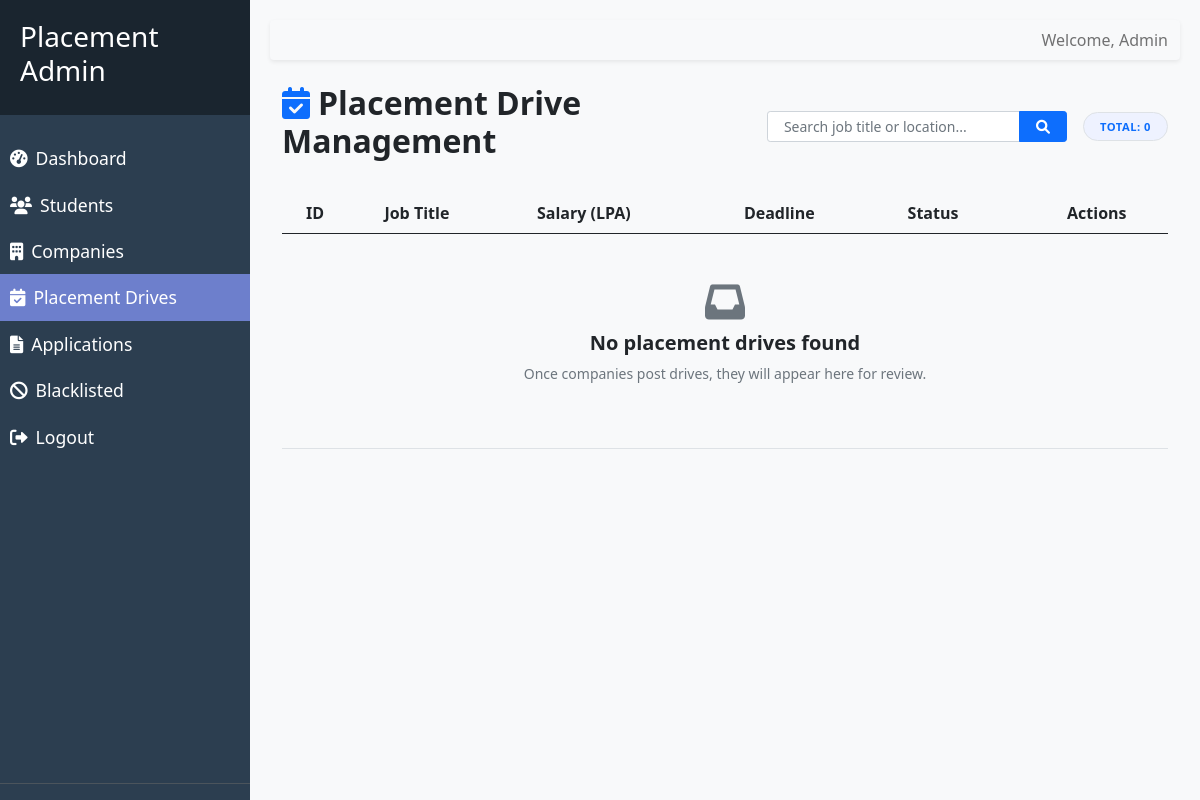
The page /admin/drives (signed in) on the database as committed earlier.
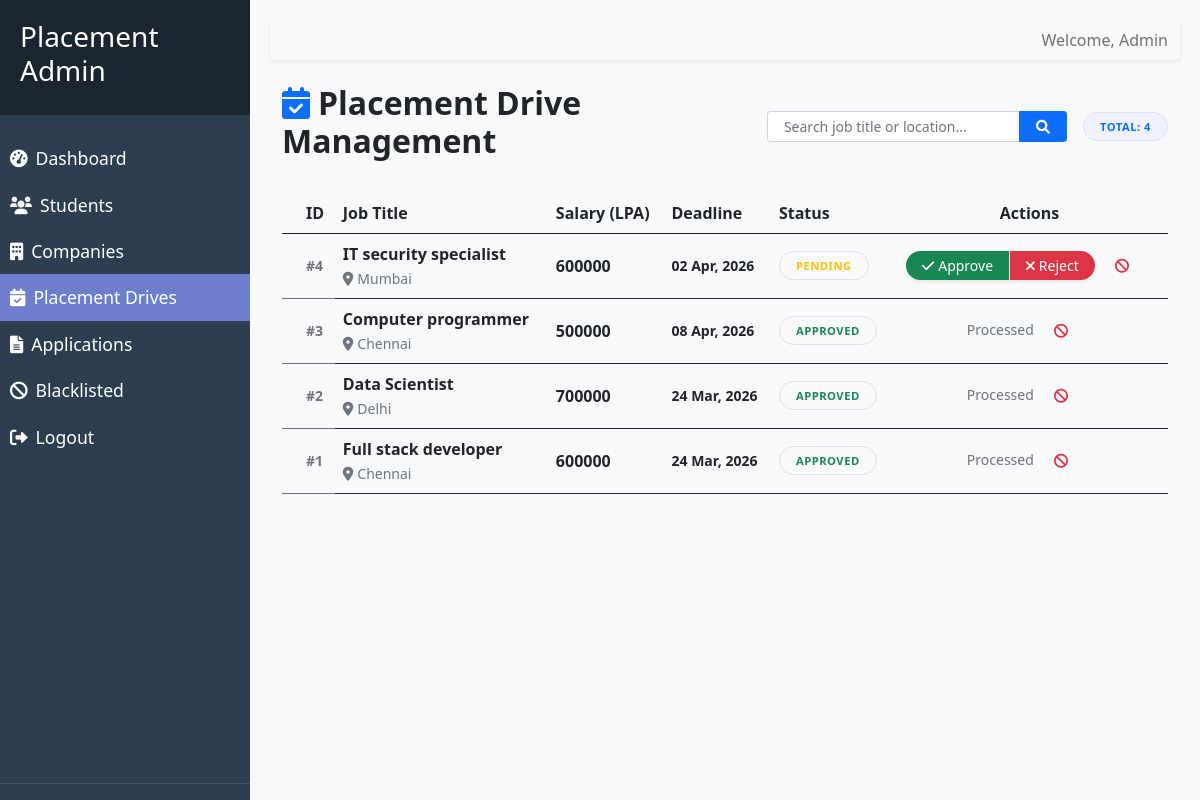
The same page on the database as committed later.
### models/placement_drive.py (models this page shows, shortened)
class PlacementDrive(db.Model):
    __tablename__ = "placement_drives"
    id = db.Column(db.Integer, primary_key=True)
    company_id = db.Column(db.Integer, db.ForeignKey("company_profiles.id"), nullable=False)
    company = db.relationship("CompanyProfile")
    job_title = db.Column(db.String(200), nullable=False)
    job_description = db.Column(db.Text, nullable=False)
    eligibility_criteria = db.Column(db.String(500), nullable=False)
    job_location = db.Column(db.String(100), nullable=False)
    package_amount = db.Column(db.String(50), nullable=False)
    application_deadline = db.Column(db.DateTime, nullable=False)
    approval_status = db.Column(
        db.Enum(DriveStatus),
        nullable=False,
        default=DriveStatus.PENDING
    )
    created_at = db.Column(db.DateTime, nullable=False, default=datetime.utcnow)
    approved_at = db.Column(db.DateTime, nullable=True, onupdate=datetime.utcnow)
    rejection_reason = db.Column(db.String(500), nullable=True)
    @property
    def is_blacklisted(self) -> bool:
        from models.blacklist_entry import BlacklistEntry
        is_drive_blacklisted = BlacklistEntry.query.filter_by(entity_type='drive', entity_id=self.id).first() is not None
        if is_drive_blacklisted:
            return True
        if self.company_id:
            return BlacklistEntry.query.filter_by(entity_type='company', entity_id=self.company_id).first() is not None
        return False

### routes/moderation_routes.py (the view, shortened to what this page needs)
@admin_bp.route("/drives", endpoint="drives")
def browse_recruitment_drives():
    search_query = request.args.get('search', '').strip()
    query = PlacementDrive.query
    all_drives = query.order_by(PlacementDrive.id.desc()).all()
    return render_template("admin/drives.html", drives=all_drives, search_query=search_query)

### routes/moderation_routes.py (called while the page is built)
@admin_bp.before_request
def admin_required():
    if session.get("role") != "admin":
        return redirect(url_for("auth.admin_login"))

### utils/helpers.py (called while the page is built)
def format_drive_date(value):
    if not value:
        return "N/A"
    return value.strftime('%d %b, %Y')

### templates/admin/drives.html (shortened to what the changed rows need)
{% extends 'base_admin.html' %}
{% block content %}
<div class="container-fluid mt-4">
    <div class="d-flex justify-content-between align-items-center mb-4">
        <h2 class="fw-bold"><i class="fas fa-calendar-check me-2 text-primary"></i>Placement Drive Management</h2>
        <div class="d-flex align-items-center gap-3">
            <form action="{{ url_for('admin.drives') }}" method="GET" class="input-group input-group-sm"
                style="width: 300px;">
                <input type="text" name="search" class="form-control rounded-start-pill ps-3"
                    placeholder="Search job title or location..." value="{{ search_query or '' }}">
                <button class="btn btn-primary rounded-end-pill px-3" type="submit">
                </button>
            </form>
            <div class="badge bg-soft-primary p-2 px-3 rounded-pill text-primary border border-primary-subtle">
                Total: {{ drives|length }}
            </div>
        </div>
    </div>
    <div class="portal-panel">
        <div class="table-responsive">
            <table class="table table-hover align-middle mb-0">
                <thead class="bg-light border-bottom">
                    <tr>
                        <th class="ps-4">ID</th>
                        <th>Job Title</th>
                        <th>Salary (LPA)</th>
                        <th>Deadline</th>
                        <th>Status</th>
                        <th class="text-center">Actions</th>
                    </tr>
                </thead>
                <tbody>
                    {% for drive in drives %}
                    <tr class="border-bottom-0">
                        <td class="ps-4 fw-bold text-muted small">#{{ drive.id }}</td>
                        <td>
                            <div class="fw-bold text-dark">{{ drive.job_title }}</div>
                            <small class="text-muted"><i class="fas fa-map-marker-alt me-1"></i>{{ drive.job_location
                                }}</small>
                        </td>
                        <td><span class="fw-bold">{{ drive.package_amount }}</span></td>
                        <td>
                            <div class="small fw-bold">{{ drive.application_deadline | format_drive_date }}</div>
                        </td>
                        <td>
                            {% if drive.is_blacklisted %}
                            <span class="badge bg-danger">Blacklisted</span>
                            {% else %}
                            {{ drive.approval_status | status_badge }}
                            {% endif %}
                        </td>
                        <td class="text-center pe-4">
                            {% if drive.approval_status.value == 'pending' %}
                            <div class="d-inline-flex shadow-sm rounded-pill overflow-hidden">
                                <form action="{{ url_for('admin.approve_drive', drive_id=drive.id) }}" method="POST"
                                    class="m-0 p-0">
                                    <button type="submit"
                                        class="btn btn-sm btn-success px-3 border-0 rounded-0 rounded-start h-100">
                                        <i class="fas fa-check me-1"></i>Approve
                                    </button>
                                </form>
                                <button class="btn btn-sm btn-danger px-3 border-0 border-start rounded-0 rounded-end"
                                    data-bs-toggle="modal" data-bs-target="#rejectModal{{ drive.id }}">
                                    <i class="fas fa-times me-1"></i>Reject
                                </button>
                            </div>
                            {% else %}
                            <span class="text-muted small font-italic opacity-50">Processed</span>
                            {% endif %}
                            <form
                                action="{{ url_for('admin.blacklist_entity', entity_type='drive', entity_id=drive.id) }}"
                                method="POST" class="d-inline ms-2">
                                <button type="submit" class="btn btn-sm btn-outline-danger border-0" title="Blacklist"
                                    onclick="return confirm('Are you sure you want to blacklist this drive?')">
                                    <i class="fas fa-ban"></i>
                                </button>
                            </form>
                        </td>
                    </tr>
                    {% else %}
                    <tr>
                        <td colspan="6" class="text-center py-5">
                            <div class="text-muted mb-2">
                                <i
                                    class="fas {% if search_query %}fa-search-minus{% else %}fa-inbox{% endif %} fs-1 opacity-25"></i>
                            </div>
                            <h5 class="fw-bold">{% if search_query %}No matches found{% else %}No placement drives
                                found{% endif %}</h5>
                            <p class="text-muted small">
                                {% if search_query %}
                                No drives match "<strong>{{ search_query }}</strong>".
                                {% else %}
                                Once companies post drives, they will appear here for review.
                                {% endif %}
                            </p>
                        </td>
                    </tr>
                    {% endfor %}
                </tbody>
            </table>
        </div>
    </div>
</div>
{% endblock %}

Rows that differ between the two databases and show on the page:
added PlacementDrive: id "4", job_title "IT security specialist", job_location "Mumbai", package_amount "600000", application_deadline "02 Apr, 2026", approval_status|status_badge "PENDING"
added PlacementDrive: id "3", job_title "Computer programmer", job_location "Chennai", package_amount "500000", application_deadline "08 Apr, 2026", approval_status|status_badge "APPROVED", shows "Processed"
added PlacementDrive: id "2", job_title "Data Scientist", job_location "Delhi", package_amount "700000", application_deadline "24 Mar, 2026", approval_status|status_badge "APPROVED", shows "Processed"
added PlacementDrive: id "1", job_title "Full stack developer", job_location "Chennai", package_amount "600000", application_deadline "24 Mar, 2026", approval_status|status_badge "APPROVED", shows "Processed"
Other text that changed with them:
{{ drives|length }}: "0" → "4"
text no longer shown: "No placement drives found Once companies post drives, they will appear here for review."
